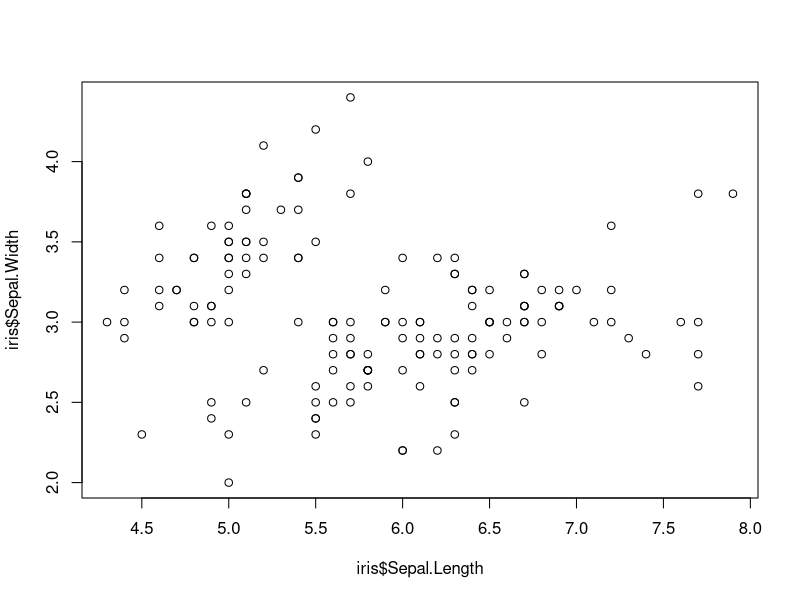
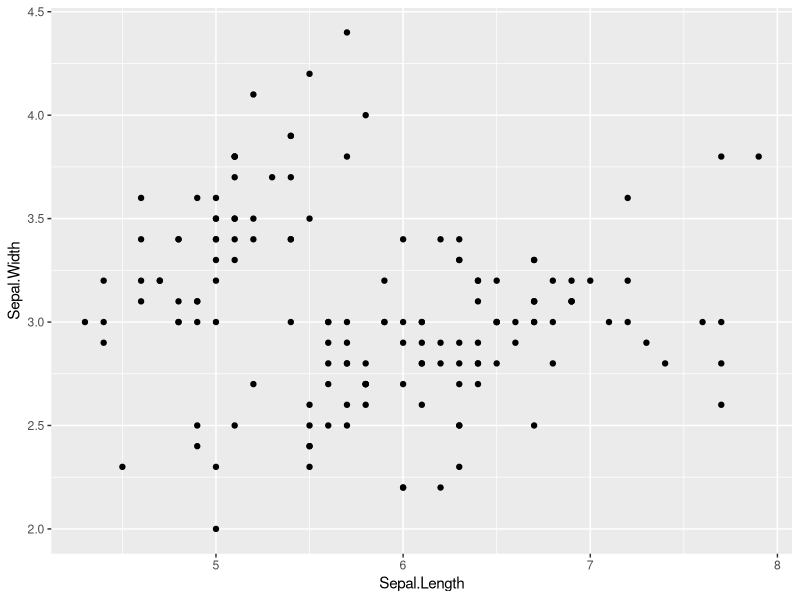
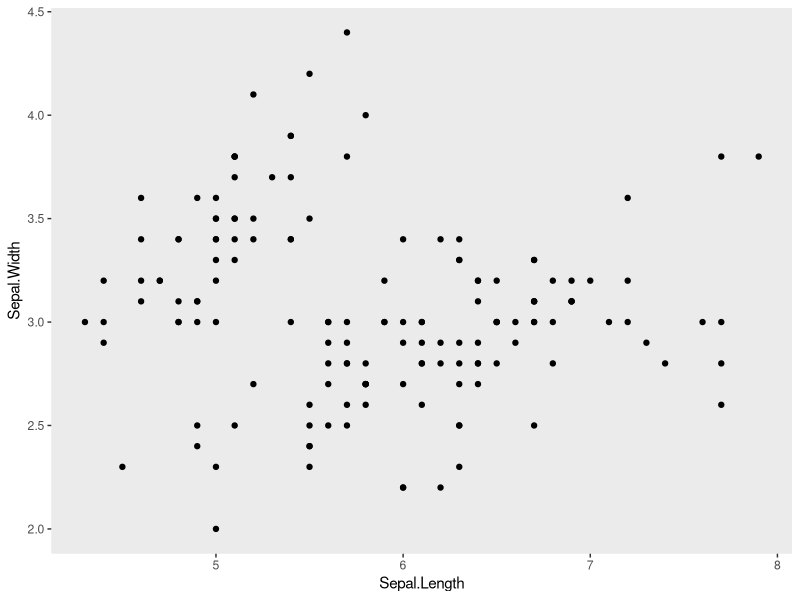
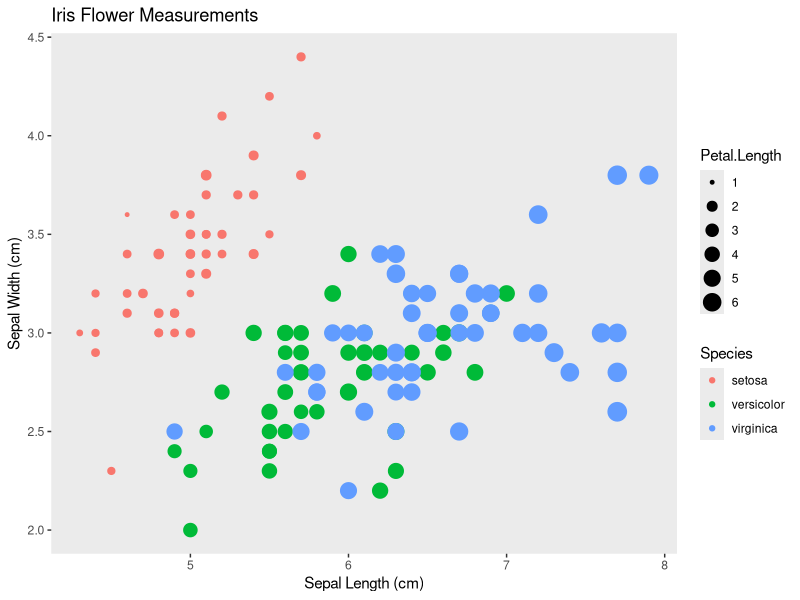

Here is the R script that generated these plots, in order:
#use built in iris dataset
#take a look at it 
head(iris)

#load in some tidyverse packages
#install.packages("tidyverse")
library(tidyverse)

#####################################
##### Part 1: for loops         #####
#####################################

#Using only data for iris versicolor
#write a for loop
#that produces a regression table
#for each of the following relationships
#1. iris  sepal length x width
#2. iris  petal length x width
#3. iris sepal length x petal length

# hint: consider using a list, and also new vectors for regression variables

versicolor <- iris[iris$Species == "versicolor", ]
regression_results <- list()

#for full model summaries and a short summary table
regression_results <- list()          
short_table <- data.frame(             
  Relationship = character(0),
  Intercept = numeric(0),
  Slope = numeric(0),
  R_squared = numeric(0),
  stringsAsFactors = FALSE
)

#x and y column names for each regression (in the same order)
x_names <- c("Sepal.Width", "Petal.Width", "Petal.Length")
y_names <- c("Sepal.Length", "Petal.Length", "Sepal.Length")
rel_names <- c("Sepal.Length vs Sepal.Width",
               "Petal.Length vs Petal.Width",
               "Sepal.Length vs Petal.Length")

#for loop that runs the three regressions
for (i in 1:3) {
  xvec <- versicolor[, x_names[i]] 
  yvec <- versicolor[, y_names[i]]
  
  model <- lm(yvec ~ xvec)
  
  #store the full summary in the list
  regression_results[[ rel_names[i] ]] <- summary(model)
  
  #intercept, slope, and R-squared
  coeffs <- coef(summary(model))    
  intercept <- coeffs[1, "Estimate"]
  slope <- coeffs[2, "Estimate"]
  r2 <- summary(model)$r.squared
  
  #add one row to the table
  short_table[nrow(short_table) + 1, ] <- list(rel_names[i], intercept, slope, r2)
}

#view the short summary table
print(short_table)

#full output for the models:
print(regression_results[[1]])
print(regression_results[[2]])
print(regression_results[[3]])

#####################################
##### Part 2: data in dplyr     #####
#####################################

#use dplyr to join data of maximum height
#to a new iris data frame
height <- data.frame(Species = c("virginica","setosa","versicolor"),
                     Height.cm = c(60,100,11.8))

#join it to the iris data using tidyverse (dplyr)
iris_with_height <- left_join(iris, height, by = "Species")

#new data
head(iris_with_height)


#####################################
##### Part 3: plots in ggplot2  #####
#####################################

#look at base R scatter plot
plot(iris$Sepal.Length,iris$Sepal.Width)

#3a. now make the same plot in ggplot
ggplot(iris, aes(x = Sepal.Length, y = Sepal.Width)) + 
  geom_point()


#3b. make a scatter plot with ggplot and get rid of  busy grid lines (all)
ggplot(iris, aes(x = Sepal.Length, y = Sepal.Width)) +
  geom_point() +
  theme(panel.grid = element_blank())

#3c. make a scatter plot with ggplot, remove grid lines, add a title and axis labels, 
#    show species by color, and make the point size proportional to petal length
ggplot(iris, aes(x = Sepal.Length, 
                 y = Sepal.Width, 
                 color = Species, 
                 size = Petal.Length)) +
  geom_point() +
  theme(panel.grid = element_blank()) +
  labs(title = "Iris Flower Measurements",
       x = "Sepal Length (cm)",
       y = "Sepal Width (cm)")

#####################################
##### Question: how did         #####
##### arguments differ between  #####
##### plot and ggplot?          #####
#####################################		

#answered in Google Doc

